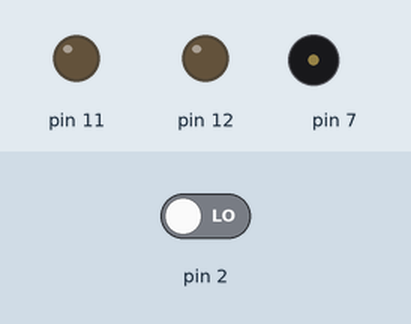
This sketch was run on a simulated Arduino Uno, built with avr-gcc and run on an emulated ATmega328P. Parts: output pins drawn as LEDs (lit = HIGH), buzzer (waves = sounding). Dashed ring = blinking. Inputs (shaded band) come from the test bench; at power-on: pin 2 LOW.

Above: at 1.2 s.
1.3 s: pin 2 driven HIGH
At 1.4 s:
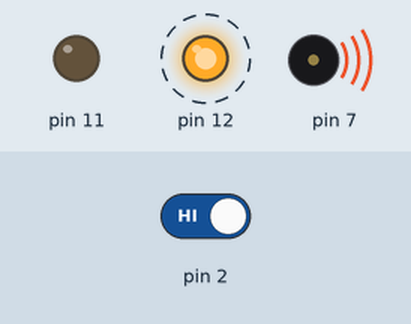
At 2.0 s:
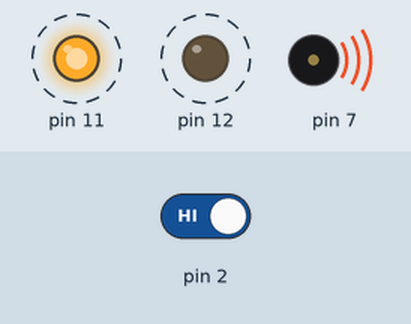
Timing chart, 0 to 10.3 s (numbered marks = the images above; inputs shaded):
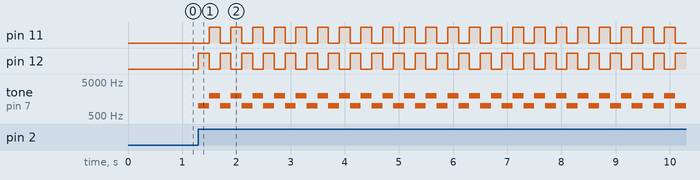

Measured:
- after the input at 1.3 s, pin 11: alternates HIGH for 0.20 s and LOW for 0.20 s, starting after 0.20 s; pin 12: alternates HIGH for 0.20 s and LOW for 0.20 s, starting at once; tone on pin 7: alternates 2000 Hz for 0.20 s and 1000 Hz for 0.20 s, starting at once

The sketch:

smarthome_DEBUG.ino
```cpp
void setup() {
  pinMode(12, OUTPUT);
  pinMode(11, OUTPUT);
  pinMode(7, OUTPUT);
 pinMode(2, INPUT);
  Serial.begin(9600);
}
void loop() {
if(digitalRead(2)==HIGH){
  digitalWrite(12, HIGH);
  digitalWrite(11, LOW);
  tone(7 ,1000, 200);
  delay(200);
  digitalWrite(12, LOW);
  digitalWrite(11, HIGH);
  tone(7, 2000, 200);
  delay(200);
}
else{
  digitalWrite(12, LOW);
  digitalWrite(11, LOW);
  }
}
```
